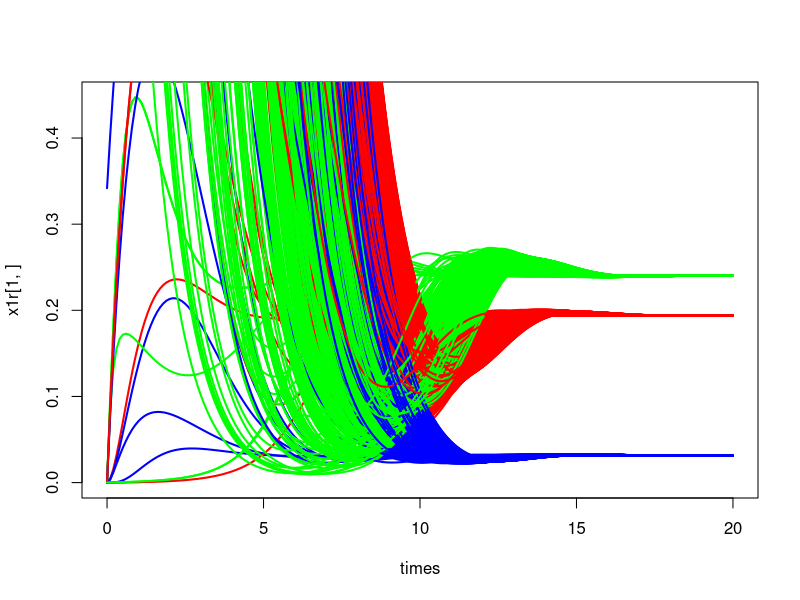

Write the R code that produced this figure.
# Simulate nine-gene dynamics using ODE
# i) Calculate trajectories
# ii) Plot gene time profiles
# iii) Simulate different parameters input
# iv) Determine how many steady states it can have in different parameters
# v) Explore the bifurcation of the statess
# Author: Baihan Lin
# Date:   July 2016

# Modified from
# Simulate three-gene dynamics using ODE
# i) Calculate trajectories
# ii) Plot gene time profiles
# iii) Simulate different parameters input
# iv) Determine how many steady states it can have in different parameters
# v) Explore the bifurcation of the statess
# Author: Baihan Lin
# Date:   July 2016

# Modified from: 
# Model three-gene dynamics using ODE
# i) Calculate trajectories
# ii) Plot gene time profiles
# iii) how many steady states it can have
# iv) write a code to scan the parameters for different steady state.
# Author: Baihan Lin
# Date:   July 2016

# Modified from: 
# Model three-species food web dynamics using ODE
# i) Calculate trajectories
# ii) Plot species time profiles
# Author: Joseph X. Zhou
# Date:   12/11/2014
# Modify History:
# 1) Date: 06/04/2014


rm(list=ls())
require(deSolve) # load the ode package

n = 3
trial = 1000

x0 = mat.or.vec(trial,n)   # startvalues (genes)
x0[1,] <- c(x1=0,x2=0,x3=0)      
x0[2,] <- c(x1=10,x2=0,x3=0)  
x0[3,] <- c(x1=0,x2=10,x3=0) 
x0[4,] <- c(x1=0,x2=0,x3=10)     
x0[5,] <- c(x1=10,x2=10,x3=0)     
x0[6,] <- c(x1=10,x2=0,x3=10)     
x0[7,] <- c(x1=0,x2=10,x3=10)     
x0[8,] <- c(x1=10,x2=10,x3=10)  

set.seed(1234)
for (i in 9:trial){
  x1t <- runif(1, 0, 1000)
  x2t <- runif(1, 0, 1000)
  x3t <- runif(1, 0, 1000)
  x0[i,] <- c(x1t,x2t,x3t) 
}

ph = 20
times <- seq(0,ph,0.1)  # time steps for output
parms <- c()          # parameter (if necesarry)

# Direct parameter declaration:
n = 9
X = mat.or.vec(n,1)   # gene number
A = mat.or.vec(n,1)   # gene synthesis rate
K = mat.or.vec(n,n)   # gene-gene interaction (repress or activate) 
M = mat.or.vec(n,1)   # gene degradation rate

# init values
A[1] = 
A[2] = 
A[3] = 
M = M + 1
K[2,1]=K[3,1]=K[3,2]=1
K[1,3]=100

# ODE function
func <- function(t,xx,p)
{
x1 <- xx[1]   
x2 <- xx[2]   
x3 <- xx[3]   

dx1 <-  A[1]/(1 + K[1,3]*x3) - M[1]*x1
dx2 <-  A[2]*K[2,1]*x1/(1 + K[2,1]*x1) - M[2]*x2
dx3 <-  A[3]*K[3,1]*x1*K[3,2]*x2 /((1 + K[3,1]*x1)*(1 + K[3,2]*x2)) - M[3]*x3

  list(c(dx1,dx2,dx3))    # give the change rates to the solver
}

# solve ODE
#time = mat.or.vec(trial,length(times))
#x1r = mat.or.vec(trial,length(times))
#x2r = mat.or.vec(trial,length(times))
#x3r = mat.or.vec(trial,length(times))

#for (i in 1:trial){
#  res <- lsoda(x0[i,],times, func, parms)   # solve it
#  res <- as.data.frame(res)             # make a data frame
#  time[i,] <- res$time                      # time
#  x1r[i,] <- res$x1                        
#  x2r[i,] <- res$x2                         
#  x3r[i,] <- res$x3                   
#}

#res = data.frame(trial,length(times),length(times),length(times),length(times))
#res[1,,,,] = res0

#res = list()
#res$x00 =res0

x1r = mat.or.vec(trial,length(times))
x2r = mat.or.vec(trial,length(times))
x3r = mat.or.vec(trial,length(times))

#res0 <- lsoda(x00,times, func, parms)   # solve it
#res0 <- as.data.frame(res0)             # make a data frame

for (i in 1:trial){
  x0r <- x0[i,]
  names(x0r) = c("x1", "x2", "x3")
  res <- lsoda(x0r,times, func, parms)   # solve it
  res <- as.data.frame(res)             # make a data frame
  x1r[i,] <- res$x1                        
  x2r[i,] <- res$x2                         
  x3r[i,] <- res$x3                   
}


# plot gene time profiles                                                       
graphics.off()

#maxY = max( c(max(X01),max(X02),max(X03)))
#maxY = max( c(max(X01),max(X02),max(X03),max(X11),max(X12),max(X13),
#              max(X21),max(X22),max(X23),max(X31),max(X32),max(X33),
#              max(X41),max(X42),max(X43),max(X51),max(X52),max(X53),
#              max(X61),max(X62),max(X63),max(X71),max(X72),max(X73)))

maxY = max( c(max(x1r[1,]),max(x2r[1,]),max(x3r[1,])))
#maxY = max( c(max(x1r),max(x2r),max(x3r)))

plot(times,x1r[1,],type="l",lwd=2,col=rgb(0,1,0), ylim=c(0, maxY) )
for (i in 1:trial){
  lines(times,x1r[i,],lwd=2,col=rgb(0,1,0))
  lines(times,x2r[i,],lwd=2,col=rgb(1,0,0))
  lines(times,x3r[i,],lwd=2,col=rgb(0,0,1))
}
